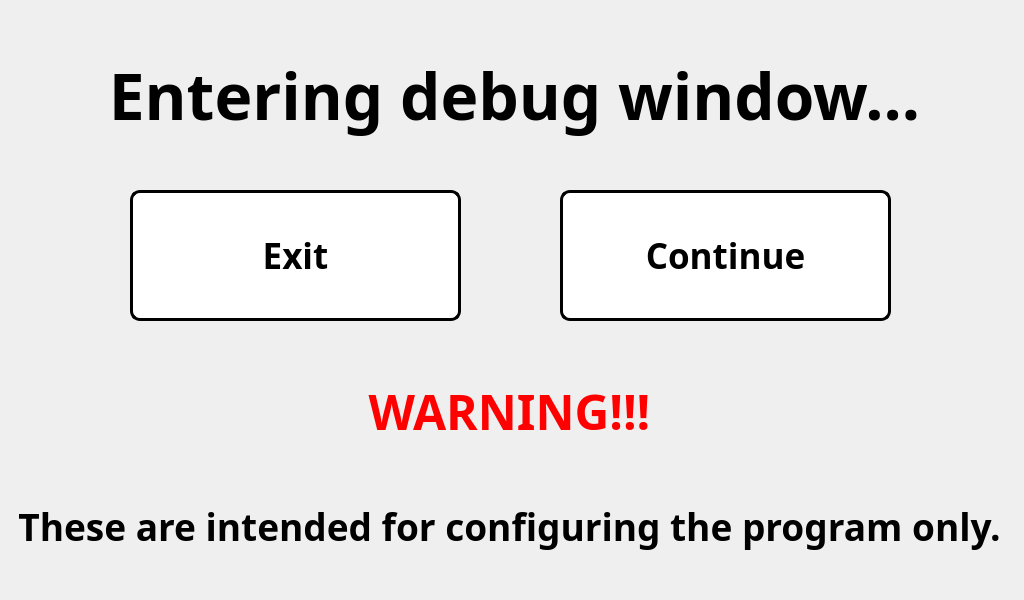
<?xml version="1.0" encoding="UTF-8"?>
<ui version="4.0">
 <class>MainWindow</class>
 <widget class="QMainWindow" name="MainWindow">
  <property name="geometry">
   <rect>
    <x>0</x>
    <y>0</y>
    <width>1024</width>
    <height>600</height>
   </rect>
  </property>
  <property name="minimumSize">
   <size>
    <width>1024</width>
    <height>600</height>
   </size>
  </property>
  <property name="maximumSize">
   <size>
    <width>1024</width>
    <height>600</height>
   </size>
  </property>
  <property name="windowTitle">
   <string>Interactive First Aid Cabinet</string>
  </property>
  <widget class="QWidget" name="centralwidget">
   <widget class="QFrame" name="frame">
    <property name="geometry">
     <rect>
      <x>9</x>
      <y>9</y>
      <width>1011</width>
      <height>171</height>
     </rect>
    </property>
    <property name="frameShape">
     <enum>QFrame::NoFrame</enum>
    </property>
    <property name="frameShadow">
     <enum>QFrame::Raised</enum>
    </property>
    <layout class="QGridLayout" name="gridLayout_2">
     <item row="0" column="0">
      <widget class="QLabel" name="TITLE">
       <property name="font">
        <font>
         <family>Unispace</family>
         <pointsize>48</pointsize>
         <weight>75</weight>
         <bold>true</bold>
        </font>
       </property>
       <property name="text">
        <string>Entering debug window...</string>
       </property>
       <property name="alignment">
        <set>Qt::AlignCenter</set>
       </property>
      </widget>
     </item>
    </layout>
   </widget>
   <widget class="QFrame" name="frame_2">
    <property name="geometry">
     <rect>
      <x>9</x>
      <y>348</y>
      <width>1001</width>
      <height>241</height>
     </rect>
    </property>
    <property name="frameShape">
     <enum>QFrame::NoFrame</enum>
    </property>
    <property name="frameShadow">
     <enum>QFrame::Raised</enum>
    </property>
    <layout class="QGridLayout" name="gridLayout">
     <item row="1" column="0">
      <widget class="QLabel" name="TITLE_2">
       <property name="font">
        <font>
         <family>PibotoLt</family>
         <pointsize>28</pointsize>
         <weight>75</weight>
         <bold>true</bold>
        </font>
       </property>
       <property name="text">
        <string>These are intended for configuring the program only.</string>
       </property>
       <property name="alignment">
        <set>Qt::AlignCenter</set>
       </property>
      </widget>
     </item>
     <item row="0" column="0">
      <widget class="QLabel" name="TITLE_3">
       <property name="font">
        <font>
         <family>PibotoLt</family>
         <pointsize>28</pointsize>
         <weight>75</weight>
         <bold>true</bold>
        </font>
       </property>
       <property name="text">
        <string>&lt;html&gt;&lt;head/&gt;&lt;body&gt;&lt;p align=&quot;center&quot;&gt;&lt;span style=&quot; font-size:36pt; color:#ff0000;&quot;&gt;WARNING!!!&lt;/span&gt;&lt;/p&gt;&lt;/body&gt;&lt;/html&gt;</string>
       </property>
       <property name="alignment">
        <set>Qt::AlignCenter</set>
       </property>
      </widget>
     </item>
    </layout>
   </widget>
   <widget class="QPushButton" name="continue_button">
    <property name="geometry">
     <rect>
      <x>560</x>
      <y>190</y>
      <width>331</width>
      <height>131</height>
     </rect>
    </property>
    <property name="font">
     <font>
      <family>PibotoLt</family>
      <pointsize>26</pointsize>
      <weight>75</weight>
      <bold>true</bold>
     </font>
    </property>
    <property name="cursor">
     <cursorShape>PointingHandCursor</cursorShape>
    </property>
    <property name="styleSheet">
     <string notr="true">QPushButton:hover:!pressed
{
  background-color: rgb(195,30,60);
}

QPushButton
{
  background-color: white;
color: black;
border-style: outset;
border-width: 3px;
border-radius:10px;
border-color: black;
}
</string>
    </property>
    <property name="text">
     <string>Continue</string>
    </property>
   </widget>
   <widget class="QLabel" name="label">
    <property name="geometry">
     <rect>
      <x>0</x>
      <y>0</y>
      <width>1024</width>
      <height>600</height>
     </rect>
    </property>
    <property name="minimumSize">
     <size>
      <width>1024</width>
      <height>600</height>
     </size>
    </property>
    <property name="maximumSize">
     <size>
      <width>1024</width>
      <height>600</height>
     </size>
    </property>
    <property name="cursor">
     <cursorShape>ArrowCursor</cursorShape>
    </property>
    <property name="text">
     <string/>
    </property>
    <property name="pixmap">
     <pixmap>pictures/program_pictures/main_wallpaper.png</pixmap>
    </property>
   </widget>
   <widget class="QPushButton" name="exit_button">
    <property name="geometry">
     <rect>
      <x>130</x>
      <y>190</y>
      <width>331</width>
      <height>131</height>
     </rect>
    </property>
    <property name="font">
     <font>
      <family>PibotoLt</family>
      <pointsize>26</pointsize>
      <weight>75</weight>
      <bold>true</bold>
     </font>
    </property>
    <property name="cursor">
     <cursorShape>PointingHandCursor</cursorShape>
    </property>
    <property name="styleSheet">
     <string notr="true">QPushButton:hover:!pressed
{
  background-color: rgb(195,30,60);
}

QPushButton
{
  background-color: white;
color: black;
border-style: outset;
border-width: 3px;
border-radius:10px;
border-color: black;
}
</string>
    </property>
    <property name="text">
     <string>Exit</string>
    </property>
   </widget>
   <zorder>label</zorder>
   <zorder>frame</zorder>
   <zorder>frame_2</zorder>
   <zorder>continue_button</zorder>
   <zorder>exit_button</zorder>
  </widget>
 </widget>
 <resources/>
 <connections/>
</ui>
